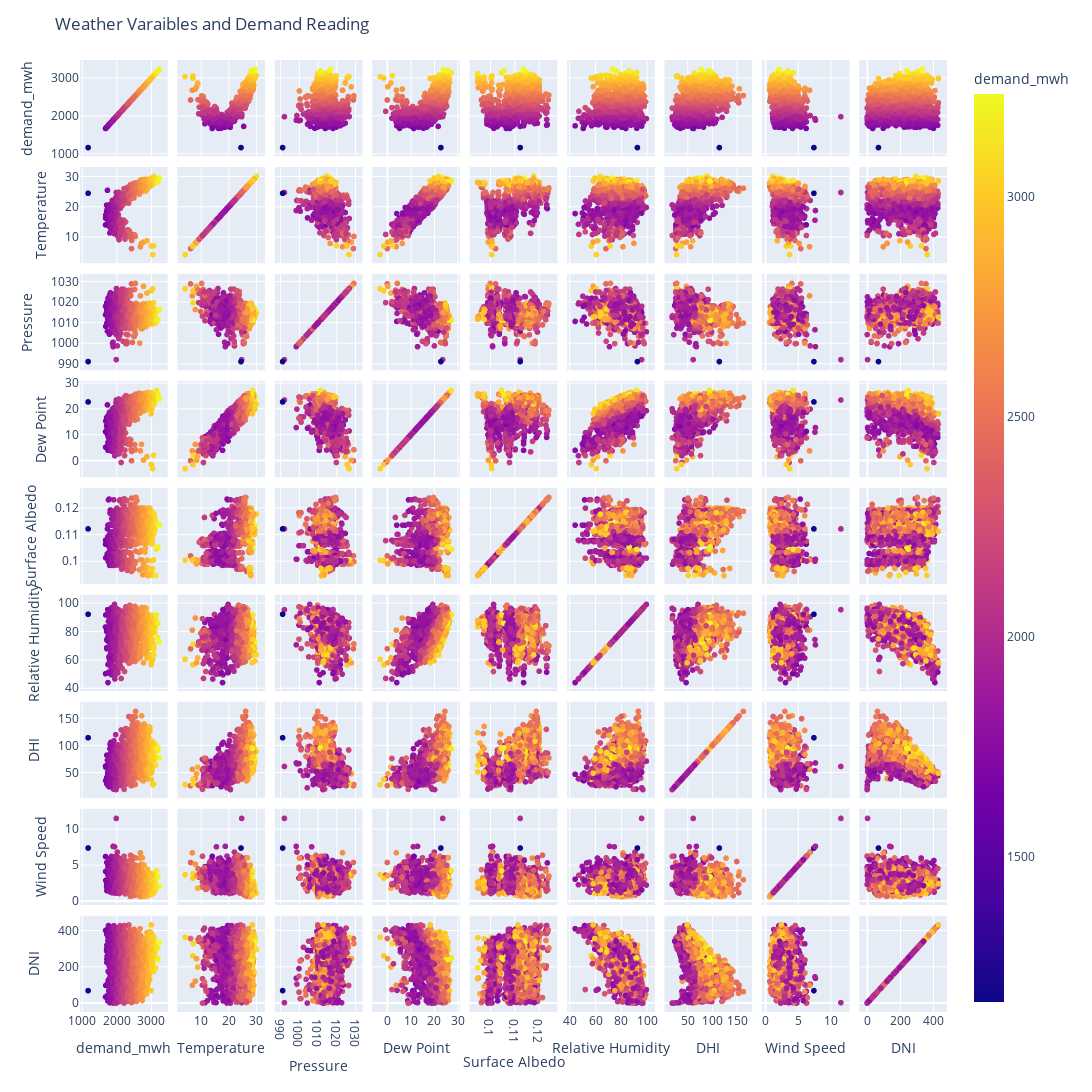

Here is the notebook cell this chart was saved with:
### Code cell
fig = px.scatter_matrix(weather_vs_demand_reading,
                        dimensions=["demand_mwh",
                                    "Temperature",
                                    "Pressure",
                                    "Dew Point",
                                    "Surface Albedo",
                                    "Relative Humidity",
                                    "DHI",
                                    "Wind Speed",
                                    "DNI"],
                        color="demand_mwh")

fig.update_layout(
    title='Weather Varaibles and Demand Reading',
    dragmode='select',
    width=1400,
    height=1400,
    hovermode='closest')

fig.update_traces(diagonal_visible=True)
fig.show()

### Figure 1 — Plotly figure (JSON) as saved in the notebook; plotly's stock layout.template omitted (floating-point values rounded to 4 significant figures; data arrays with more than 128 entries replaced by an {"elided": "..."} marker saying what was removed)
{"data": [{"diagonal": {"visible": true}, "dimensions": [{"axis": {"matches": true}, "label": "demand_mwh", "values": {"elided": "1096 float values"}}, {"axis": {"matches": true}, "label": "Temperature", "values": {"elided": "1096 float values"}}, {"axis": {"matches": true}, "label": "Pressure", "values": {"elided": "1096 float values"}}, {"axis": {"matches": true}, "label": "Dew Point", "values": {"elided": "1096 float values"}}, {"axis": {"matches": true}, "label": "Surface Albedo", "values": {"elided": "1096 float values"}}, {"axis": {"matches": true}, "label": "Relative Humidity", "values": {"elided": "1096 float values"}}, {"axis": {"matches": true}, "label": "DHI", "values": {"elided": "1096 float values"}}, {"axis": {"matches": true}, "label": "Wind Speed", "values": {"elided": "1096 float values"}}, {"axis": {"matches": true}, "label": "DNI", "values": {"elided": "1096 float values"}}], "hovertemplate": "%{xaxis.title.text}=%{x}<br>%{yaxis.title.text}=%{y}<br>demand_mwh=%{marker.color}<extra></extra>", "legendgroup": "", "marker": {"color": {"elided": "1096 float values"}, "coloraxis": "coloraxis", "symbol": "circle"}, "name": "", "showlegend": false, "type": "splom"}], "layout": {"coloraxis": {"colorbar": {"title": {"text": "demand_mwh"}}, "colorscale": [[0, "#0d0887"], [0.1111, "#46039f"], [0.2222, "#7201a8"], [0.3333, "#9c179e"], [0.4444, "#bd3786"], [0.5556, "#d8576b"], [0.6667, "#ed7953"], [0.7778, "#fb9f3a"], [0.8889, "#fdca26"], [1, "#f0f921"]]}, "dragmode": "select", "height": 1400, "hovermode": "closest", "legend": {"tracegroupgap": 0}, "margin": {"t": 60}, "title": {"text": "Weather Varaibles and Demand Reading"}, "width": 1400, "xaxis": {"autorange": true, "range": [967.7, 3437.0], "type": "linear"}, "xaxis2": {"autorange": true, "range": [1.778, 32.72], "type": "linear"}, "xaxis3": {"autorange": true, "range": [987.5, 1033.0], "type": "linear"}, "xaxis4": {"autorange": true, "range": [-5.972, 30.32], "type": "linear"}, "xaxis5": {"autorange": true, "range": [0.0919, 0.127], "type": "linear"}, "xaxis6": {"autorange": true, "range": [38.85, 105.0], "type": "linear"}, "xaxis7": {"autorange": true, "range": [5.14, 178.2], "type": "linear"}, "xaxis8": {"autorange": true, "range": [-0.3757, 12.67], "type": "linear"}, "xaxis9": {"autorange": true, "range": [-42.11, 474.5], "type": "linear"}, "yaxis": {"autorange": true, "range": [967.7, 3437.0], "type": "linear"}, "yaxis2": {"autorange": true, "range": [1.778, 32.72], "type": "linear"}, "yaxis3": {"autorange": true, "range": [987.5, 1033.0], "type": "linear"}, "yaxis4": {"autorange": true, "range": [-5.972, 30.32], "type": "linear"}, "yaxis5": {"autorange": true, "range": [0.0919, 0.127], "type": "linear"}, "yaxis6": {"autorange": true, "range": [38.85, 105.0], "type": "linear"}, "yaxis7": {"autorange": true, "range": [5.14, 178.2], "type": "linear"}, "yaxis8": {"autorange": true, "range": [-0.3757, 12.67], "type": "linear"}, "yaxis9": {"autorange": true, "range": [-42.11, 474.5], "type": "linear"}}}
